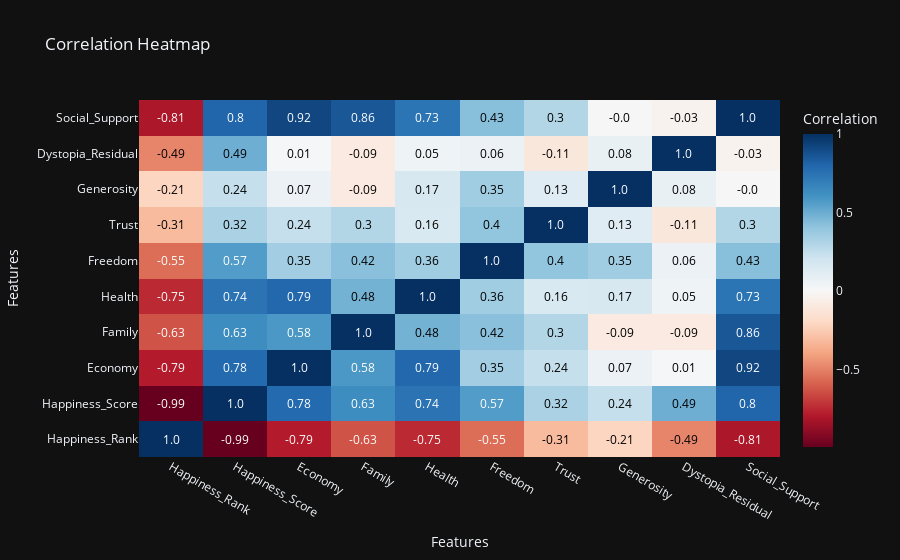

Notebook source saved alongside this figure:
### Code cell
# Calculate correlation matrix
corr_matrix = happiness.corr(numeric_only=True)

# Create heatmap trace
heatmap_trace = go.Heatmap(z=corr_matrix.values,
                           x=corr_matrix.columns,
                           y=corr_matrix.columns,
                           colorscale='RdBu',
                           colorbar=dict(title='Correlation'),
                           hoverinfo='text')

# Define layout with dark theme
layout = go.Layout(title='Correlation Heatmap',
                   xaxis=dict(title='Features'),
                   yaxis=dict(title='Features'),
                   template='plotly_dark')  # Set dark theme

# Add annotations for correlation values
annotations = []
for i, row in enumerate(corr_matrix.values):
    for j, value in enumerate(row):
        annotations.append(
            dict(
                x=corr_matrix.columns[j],
                y=corr_matrix.columns[i],
                text=str(round(value, 2)),
                font=dict(color='white' if abs(value) > 0.5 else 'black'),  # Change font color based on correlation strength
                showarrow=False
            )
        )

layout.update(annotations=annotations)

# Create figure
fig = go.Figure(data=[heatmap_trace], layout=layout)

# Show plot
fig.show()

### Figure 1 — Plotly figure (JSON) as saved in the notebook; plotly's stock layout.template omitted (floating-point values rounded to 4 significant figures)
{"data": [{"colorbar": {"title": {"text": "Correlation"}}, "colorscale": [[0, "rgb(103,0,31)"], [0.1, "rgb(178,24,43)"], [0.2, "rgb(214,96,77)"], [0.3, "rgb(244,165,130)"], [0.4, "rgb(253,219,199)"], [0.5, "rgb(247,247,247)"], [0.6, "rgb(209,229,240)"], [0.7, "rgb(146,197,222)"], [0.8, "rgb(67,147,195)"], [0.9, "rgb(33,102,172)"], [1, "rgb(5,48,97)"]], "hoverinfo": "text", "type": "heatmap", "x": ["Happiness_Rank", "Happiness_Score", "Economy", "Family", "Health", "Freedom", "Trust", "Generosity", "Dystopia_Residual", "Social_Support"], "y": ["Happiness_Rank", "Happiness_Score", "Economy", "Family", "Health", "Freedom", "Trust", "Generosity", "Dystopia_Residual", "Social_Support"], "z": [[1, -0.9931, -0.7864, -0.6304, -0.746, -0.5529, -0.3139, -0.2138, -0.4863, -0.8061], [-0.9931, 1, 0.7819, 0.6297, 0.7441, 0.5663, 0.3244, 0.2419, 0.4929, 0.8029], [-0.7864, 0.7819, 1, 0.5814, 0.7915, 0.3502, 0.2419, 0.06803, 0.01266, 0.9174], [-0.6304, 0.6297, 0.5814, 1, 0.478, 0.421, 0.2982, -0.08927, -0.08723, 0.8571], [-0.746, 0.7441, 0.7915, 0.478, 1, 0.3552, 0.159, 0.1726, 0.05291, 0.7349], [-0.5529, 0.5663, 0.3502, 0.421, 0.3552, 1, 0.4011, 0.355, 0.06478, 0.4276], [-0.3139, 0.3244, 0.2419, 0.2982, 0.159, 0.4011, 1, 0.1277, -0.1093, 0.299], [-0.2138, 0.2419, 0.06803, -0.08927, 0.1726, 0.355, 0.1277, 1, 0.07923, -0.0005946], [-0.4863, 0.4929, 0.01266, -0.08723, 0.05291, 0.06478, -0.1093, 0.07923, 1, -0.03465], [-0.8061, 0.8029, 0.9174, 0.8571, 0.7349, 0.4276, 0.299, -0.0005946, -0.03465, 1]]}], "layout": {"annotations": [{"font": {"color": "white"}, "showarrow": false, "text": "1.0", "x": "Happiness_Rank", "y": "Happiness_Rank"}, {"font": {"color": "white"}, "showarrow": false, "text": "-0.99", "x": "Happiness_Score", "y": "Happiness_Rank"}, {"font": {"color": "white"}, "showarrow": false, "text": "-0.79", "x": "Economy", "y": "Happiness_Rank"}, {"font": {"color": "white"}, "showarrow": false, "text": "-0.63", "x": "Family", "y": "Happiness_Rank"}, {"font": {"color": "white"}, "showarrow": false, "text": "-0.75", "x": "Health", "y": "Happiness_Rank"}, {"font": {"color": "white"}, "showarrow": false, "text": "-0.55", "x": "Freedom", "y": "Happiness_Rank"}, {"font": {"color": "black"}, "showarrow": false, "text": "-0.31", "x": "Trust", "y": "Happiness_Rank"}, {"font": {"color": "black"}, "showarrow": false, "text": "-0.21", "x": "Generosity", "y": "Happiness_Rank"}, {"font": {"color": "black"}, "showarrow": false, "text": "-0.49", "x": "Dystopia_Residual", "y": "Happiness_Rank"}, {"font": {"color": "white"}, "showarrow": false, "text": "-0.81", "x": "Social_Support", "y": "Happiness_Rank"}, {"font": {"color": "white"}, "showarrow": false, "text": "-0.99", "x": "Happiness_Rank", "y": "Happiness_Score"}, {"font": {"color": "white"}, "showarrow": false, "text": "1.0", "x": "Happiness_Score", "y": "Happiness_Score"}, {"font": {"color": "white"}, "showarrow": false, "text": "0.78", "x": "Economy", "y": "Happiness_Score"}, {"font": {"color": "white"}, "showarrow": false, "text": "0.63", "x": "Family", "y": "Happiness_Score"}, {"font": {"color": "white"}, "showarrow": false, "text": "0.74", "x": "Health", "y": "Happiness_Score"}, {"font": {"color": "white"}, "showarrow": false, "text": "0.57", "x": "Freedom", "y": "Happiness_Score"}, {"font": {"color": "black"}, "showarrow": false, "text": "0.32", "x": "Trust", "y": "Happiness_Score"}, {"font": {"color": "black"}, "showarrow": false, "text": "0.24", "x": "Generosity", "y": "Happiness_Score"}, {"font": {"color": "black"}, "showarrow": false, "text": "0.49", "x": "Dystopia_Residual", "y": "Happiness_Score"}, {"font": {"color": "white"}, "showarrow": false, "text": "0.8", "x": "Social_Support", "y": "Happiness_Score"}, {"font": {"color": "white"}, "showarrow": false, "text": "-0.79", "x": "Happiness_Rank", "y": "Economy"}, {"font": {"color": "white"}, "showarrow": false, "text": "0.78", "x": "Happiness_Score", "y": "Economy"}, {"font": {"color": "white"}, "showarrow": false, "text": "1.0", "x": "Economy", "y": "Economy"}, {"font": {"color": "white"}, "showarrow": false, "text": "0.58", "x": "Family", "y": "Economy"}, {"font": {"color": "white"}, "showarrow": false, "text": "0.79", "x": "Health", "y": "Economy"}, {"font": {"color": "black"}, "showarrow": false, "text": "0.35", "x": "Freedom", "y": "Economy"}, {"font": {"color": "black"}, "showarrow": false, "text": "0.24", "x": "Trust", "y": "Economy"}, {"font": {"color": "black"}, "showarrow": false, "text": "0.07", "x": "Generosity", "y": "Economy"}, {"font": {"color": "black"}, "showarrow": false, "text": "0.01", "x": "Dystopia_Residual", "y": "Economy"}, {"font": {"color": "white"}, "showarrow": false, "text": "0.92", "x": "Social_Support", "y": "Economy"}, {"font": {"color": "white"}, "showarrow": false, "text": "-0.63", "x": "Happiness_Rank", "y": "Family"}, {"font": {"color": "white"}, "showarrow": false, "text": "0.63", "x": "Happiness_Score", "y": "Family"}, {"font": {"color": "white"}, "showarrow": false, "text": "0.58", "x": "Economy", "y": "Family"}, {"font": {"color": "white"}, "showarrow": false, "text": "1.0", "x": "Family", "y": "Family"}, {"font": {"color": "black"}, "showarrow": false, "text": "0.48", "x": "Health", "y": "Family"}, {"font": {"color": "black"}, "showarrow": false, "text": "0.42", "x": "Freedom", "y": "Family"}, {"font": {"color": "black"}, "showarrow": false, "text": "0.3", "x": "Trust", "y": "Family"}, {"font": {"color": "black"}, "showarrow": false, "text": "-0.09", "x": "Generosity", "y": "Family"}, {"font": {"color": "black"}, "showarrow": false, "text": "-0.09", "x": "Dystopia_Residual", "y": "Family"}, {"font": {"color": "white"}, "showarrow": false, "text": "0.86", "x": "Social_Support", "y": "Family"}, {"font": {"color": "white"}, "showarrow": false, "text": "-0.75", "x": "Happiness_Rank", "y": "Health"}, {"font": {"color": "white"}, "showarrow": false, "text": "0.74", "x": "Happiness_Score", "y": "Health"}, {"font": {"color": "white"}, "showarrow": false, "text": "0.79", "x": "Economy", "y": "Health"}, {"font": {"color": "black"}, "showarrow": false, "text": "0.48", "x": "Family", "y": "Health"}, {"font": {"color": "white"}, "showarrow": false, "text": "1.0", "x": "Health", "y": "Health"}, {"font": {"color": "black"}, "showarrow": false, "text": "0.36", "x": "Freedom", "y": "Health"}, {"font": {"color": "black"}, "showarrow": false, "text": "0.16", "x": "Trust", "y": "Health"}, {"font": {"color": "black"}, "showarrow": false, "text": "0.17", "x": "Generosity", "y": "Health"}, {"font": {"color": "black"}, "showarrow": false, "text": "0.05", "x": "Dystopia_Residual", "y": "Health"}, {"font": {"color": "white"}, "showarrow": false, "text": "0.73", "x": "Social_Support", "y": "Health"}, {"font": {"color": "white"}, "showarrow": false, "text": "-0.55", "x": "Happiness_Rank", "y": "Freedom"}, {"font": {"color": "white"}, "showarrow": false, "text": "0.57", "x": "Happiness_Score", "y": "Freedom"}, {"font": {"color": "black"}, "showarrow": false, "text": "0.35", "x": "Economy", "y": "Freedom"}, {"font": {"color": "black"}, "showarrow": false, "text": "0.42", "x": "Family", "y": "Freedom"}, {"font": {"color": "black"}, "showarrow": false, "text": "0.36", "x": "Health", "y": "Freedom"}, {"font": {"color": "white"}, "showarrow": false, "text": "1.0", "x": "Freedom", "y": "Freedom"}, {"font": {"color": "black"}, "showarrow": false, "text": "0.4", "x": "Trust", "y": "Freedom"}, {"font": {"color": "black"}, "showarrow": false, "text": "0.35", "x": "Generosity", "y": "Freedom"}, {"font": {"color": "black"}, "showarrow": false, "text": "0.06", "x": "Dystopia_Residual", "y": "Freedom"}, {"font": {"color": "black"}, "showarrow": false, "text": "0.43", "x": "Social_Support", "y": "Freedom"}, {"font": {"color": "black"}, "showarrow": false, "text": "-0.31", "x": "Happiness_Rank", "y": "Trust"}, {"font": {"color": "black"}, "showarrow": false, "text": "0.32", "x": "Happiness_Score", "y": "Trust"}, {"font": {"color": "black"}, "showarrow": false, "text": "0.24", "x": "Economy", "y": "Trust"}, {"font": {"color": "black"}, "showarrow": false, "text": "0.3", "x": "Family", "y": "Trust"}, {"font": {"color": "black"}, "showarrow": false, "text": "0.16", "x": "Health", "y": "Trust"}, {"font": {"color": "black"}, "showarrow": false, "text": "0.4", "x": "Freedom", "y": "Trust"}, {"font": {"color": "white"}, "showarrow": false, "text": "1.0", "x": "Trust", "y": "Trust"}, {"font": {"color": "black"}, "showarrow": false, "text": "0.13", "x": "Generosity", "y": "Trust"}, {"font": {"color": "black"}, "showarrow": false, "text": "-0.11", "x": "Dystopia_Residual", "y": "Trust"}, {"font": {"color": "black"}, "showarrow": false, "text": "0.3", "x": "Social_Support", "y": "Trust"}, {"font": {"color": "black"}, "showarrow": false, "text": "-0.21", "x": "Happiness_Rank", "y": "Generosity"}, {"font": {"color": "black"}, "showarrow": false, "text": "0.24", "x": "Happiness_Score", "y": "Generosity"}, {"font": {"color": "black"}, "showarrow": false, "text": "0.07", "x": "Economy", "y": "Generosity"}, {"font": {"color": "black"}, "showarrow": false, "text": "-0.09", "x": "Family", "y": "Generosity"}, {"font": {"color": "black"}, "showarrow": false, "text": "0.17", "x": "Health", "y": "Generosity"}, {"font": {"color": "black"}, "showarrow": false, "text": "0.35", "x": "Freedom", "y": "Generosity"}, {"font": {"color": "black"}, "showarrow": false, "text": "0.13", "x": "Trust", "y": "Generosity"}, {"font": {"color": "white"}, "showarrow": false, "text": "1.0", "x": "Generosity", "y": "Generosity"}, {"font": {"color": "black"}, "showarrow": false, "text": "0.08", "x": "Dystopia_Residual", "y": "Generosity"}, {"font": {"color": "black"}, "showarrow": false, "text": "-0.0", "x": "Social_Support", "y": "Generosity"}, {"font": {"color": "black"}, "showarrow": false, "text": "-0.49", "x": "Happiness_Rank", "y": "Dystopia_Residual"}, {"font": {"color": "black"}, "showarrow": false, "text": "0.49", "x": "Happiness_Score", "y": "Dystopia_Residual"}, {"font": {"color": "black"}, "showarrow": false, "text": "0.01", "x": "Economy", "y": "Dystopia_Residual"}, {"font": {"color": "black"}, "showarrow": false, "text": "-0.09", "x": "Family", "y": "Dystopia_Residual"}, {"font": {"color": "black"}, "showarrow": false, "text": "0.05", "x": "Health", "y": "Dystopia_Residual"}, {"font": {"color": "black"}, "showarrow": false, "text": "0.06", "x": "Freedom", "y": "Dystopia_Residual"}, {"font": {"color": "black"}, "showarrow": false, "text": "-0.11", "x": "Trust", "y": "Dystopia_Residual"}, {"font": {"color": "black"}, "showarrow": false, "text": "0.08", "x": "Generosity", "y": "Dystopia_Residual"}, {"font": {"color": "white"}, "showarrow": false, "text": "1.0", "x": "Dystopia_Residual", "y": "Dystopia_Residual"}, {"font": {"color": "black"}, "showarrow": false, "text": "-0.03", "x": "Social_Support", "y": "Dystopia_Residual"}, {"font": {"color": "white"}, "showarrow": false, "text": "-0.81", "x": "Happiness_Rank", "y": "Social_Support"}, {"font": {"color": "white"}, "showarrow": false, "text": "0.8", "x": "Happiness_Score", "y": "Social_Support"}, {"font": {"color": "white"}, "showarrow": false, "text": "0.92", "x": "Economy", "y": "Social_Support"}, {"font": {"color": "white"}, "showarrow": false, "text": "0.86", "x": "Family", "y": "Social_Support"}, {"font": {"color": "white"}, "showarrow": false, "text": "0.73", "x": "Health", "y": "Social_Support"}, {"font": {"color": "black"}, "showarrow": false, "text": "0.43", "x": "Freedom", "y": "Social_Support"}, {"font": {"color": "black"}, "showarrow": false, "text": "0.3", "x": "Trust", "y": "Social_Support"}, {"font": {"color": "black"}, "showarrow": false, "text": "-0.0", "x": "Generosity", "y": "Social_Support"}, {"font": {"color": "black"}, "showarrow": false, "text": "-0.03", "x": "Dystopia_Residual", "y": "Social_Support"}, {"font": {"color": "white"}, "showarrow": false, "text": "1.0", "x": "Social_Support", "y": "Social_Support"}], "title": {"text": "Correlation Heatmap"}, "xaxis": {"title": {"text": "Features"}}, "yaxis": {"title": {"text": "Features"}}}}
